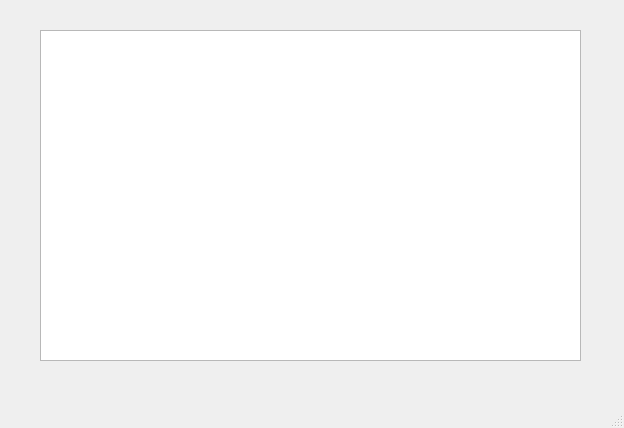
<?xml version="1.0" encoding="UTF-8"?>
<ui version="4.0">
 <class>NewWindow</class>
 <widget class="QMainWindow" name="NewWindow">
  <property name="geometry">
   <rect>
    <x>0</x>
    <y>0</y>
    <width>624</width>
    <height>428</height>
   </rect>
  </property>
  <property name="windowTitle">
   <string>MainWindow</string>
  </property>
  <widget class="QWidget" name="centralwidget">
   <widget class="QTextBrowser" name="textBrowser">
    <property name="geometry">
     <rect>
      <x>40</x>
      <y>30</y>
      <width>541</width>
      <height>331</height>
     </rect>
    </property>
   </widget>
  </widget>
  <widget class="QMenuBar" name="menubar">
   <property name="geometry">
    <rect>
     <x>0</x>
     <y>0</y>
     <width>624</width>
     <height>22</height>
    </rect>
   </property>
  </widget>
  <widget class="QStatusBar" name="statusbar"/>
 </widget>
 <resources/>
 <connections/>
</ui>
